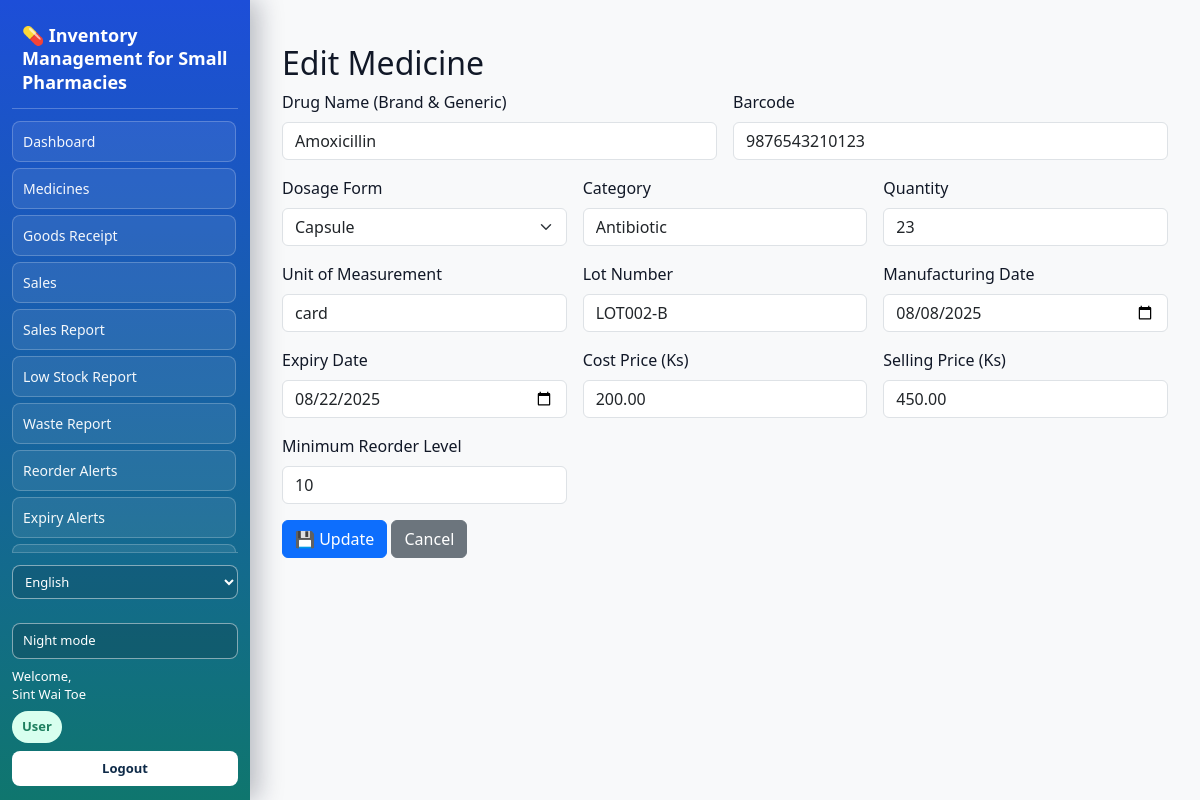
The app's page /edit.php?id=2 (signed in) with its own data.
### tables this page shows
CREATE TABLE `medicines` (
  `id` int(11) NOT NULL,
  `name` varchar(255) NOT NULL,
  `barcode` varchar(50) DEFAULT NULL,
  `dosage_form` varchar(50) DEFAULT NULL,
  `category` varchar(100) DEFAULT NULL,
  `quantity` int(11) DEFAULT 0,
  `unit` varchar(50) DEFAULT NULL,
  `lot_number` varchar(100) DEFAULT NULL,
  `mfg_date` date DEFAULT NULL,
  `exp_date` date DEFAULT NULL,
  `cost_price` decimal(10,2) DEFAULT NULL,
  `sell_price` decimal(10,2) DEFAULT NULL,
  `reorder_level` int(11) DEFAULT NULL
);

### edit.php (the view, shortened to what this page needs)
<?php
require_once 'config/db.php';
$id = isset($_GET['id']) ? intval($_GET['id']) : 0;
try {
    $stmt = $pdo->prepare("SELECT * FROM medicines WHERE id = ?");
    $stmt->execute([$id]);
    $medicine = $stmt->fetch(PDO::FETCH_ASSOC);
} catch (PDOException $e) {
    die("Database error: " . $e->getMessage());
}
include 'navbar.php';
?>
<!DOCTYPE html>
<html lang="en">
<head>
    <link href="https://cdn.jsdelivr.net/npm/bootstrap@5.3.0/dist/css/bootstrap.min.css" rel="stylesheet" />
</head>
<body class="bg-light">
<div class="container mt-4">
    <h2>Edit Medicine</h2>
    <form method="post" class="row g-3">
        <div class="col-md-6">
            <label class="form-label">Drug Name (Brand & Generic)</label>
            <input type="text" name="name" required class="form-control" value="<?= htmlspecialchars($medicine['name']) ?>" />
        </div>
        <div class="col-md-6">
            <label class="form-label">Barcode</label>
            <input type="text" name="barcode" required class="form-control" value="<?= htmlspecialchars($medicine['barcode']) ?>" />
        </div>
        <div class="col-md-4">
            <label class="form-label">Dosage Form</label>
            <select name="dosage_form" class="form-select" required>
                <?php
                $dosage_options = ['Tablet', 'Capsule', 'Syrup', 'Injection', 'Ointment'];
                foreach ($dosage_options as $option) {
                    $selected = ($medicine['dosage_form'] === $option) ? 'selected' : '';
                    echo "<option value=\"" . htmlspecialchars($option) . "\" $selected>" . htmlspecialchars($option) . "</option>";
                }
                ?>
            </select>
        </div>
        <div class="col-md-4">
            <label class="form-label">Category</label>
            <input type="text" name="category" required class="form-control" value="<?= htmlspecialchars($medicine['category']) ?>" />
        </div>
        <div class="col-md-4">
            <label class="form-label">Quantity</label>
            <input type="number" name="quantity" required class="form-control" min="0" value="<?= (int)$medicine['quantity'] ?>" />
        </div>
        <div class="col-md-4">
            <label class="form-label">Unit of Measurement</label>
            <input type="text" name="unit" required class="form-control" value="<?= htmlspecialchars($medicine['unit']) ?>" />
        </div>
        <div class="col-md-4">
            <label class="form-label">Lot Number</label>
            <input type="text" name="lot_number" required class="form-control" value="<?= htmlspecialchars($medicine['lot_number']) ?>" />
        </div>
        <div class="col-md-4">
            <label class="form-label">Manufacturing Date</label>
            <input type="date" name="mfg_date" required class="form-control" value="<?= htmlspecialchars($medicine['mfg_date']) ?>" />
        </div>
        <div class="col-md-4">
            <label class="form-label">Expiry Date</label>
            <input type="date" name="exp_date" required class="form-control" value="<?= htmlspecialchars($medicine['exp_date']) ?>" />
        </div>
        <div class="col-md-4">
            <label class="form-label">Cost Price (Ks)</label>
            <input type="number" step="0.01" name="cost_price" required class="form-control" min="0" value="<?= htmlspecialchars($medicine['cost_price']) ?>" />
        </div>
        <div class="col-md-4">
            <label class="form-label">Selling Price (Ks)</label>
            <input type="number" step="0.01" name="sell_price" required class="form-control" min="0" value="<?= htmlspecialchars($medicine['sell_price']) ?>" />
        </div>
        <div class="col-md-4">
            <label class="form-label">Minimum Reorder Level</label>
            <input type="number" name="reorder_level" required class="form-control" min="0" value="<?= (int)$medicine['reorder_level'] ?>" />
        </div>
        <div class="col-12">
            <button type="submit" class="btn btn-primary">💾 Update</button>
            <a href="medicine_list.php" class="btn btn-secondary">Cancel</a>
        </div>
    </form>
</div>
</body>
</html>

### navbar.php (style rules this page uses)
:root { --trust-blue: #2563eb; --health-green: #12b981; --warning-amber: #f59e0b; --danger-red: #ef4444; --vivid-cyan: #06b6d4; --light-gray: #eef3f8; --dark-charcoal: #111827; --border-gray: #cfd9e4; --page-bg: #eef3f8; --page-text: #111827; --muted-text: #5b6a79; --sidebar-grad-a: #1d4ed8; --sidebar-grad-b: #0f766e; --glass-border: rgba(255, 255, 255, 0.22); --link-bg: rgba(255, 255, 255, 0.08); --link-hover-bg: rgba(255, 255, 255, 0.2); --link-text: rgba(255, 255, 255, 0.95); --role-chip-admin-bg: #ffffff; --role-chip-admin-color: #16499b; --role-chip-user-bg: #d8ffef; --role-chip-user-color: #1e7f5f; --logout-btn-bg: #ffffff; --logout-btn-color: #0e2a48; --logout-btn-hover-bg: #dbeafe; --card-bg: #ffffff; --card-border: #cfd9e4; --card-shadow: 0 8px 14px rgba(31, 41, 51, 0.08); --input-bg: #ffffff; --input-border: #cfd9e4; --input-text: #111827; }
body { padding-left: 270px !important; padding-top: 20px !important; padding-right: 20px !important; padding-bottom: 20px !important; background: var(--page-bg) !important; color: var(--page-text) !important; transition: background-color .2s ease, color .2s ease !important; min-height: 100vh; box-sizing: border-box; }

### records on screen
medicines: name "Amoxicillin", barcode "9876543210123", category "Antibiotic", quantity "23", unit "card", lot_number "LOT002-B", mfg_date "08/08/2025", exp_date "08/22/2025", cost_price "200.00", sell_price "450.00", reorder_level "10"

### other values on screen
$langData['title'] "💊 Inventory Management for Small Pharmacies"
$langData['medicine_list'] "Medicines"
$langData['goods_receipt'] "Goods Receipt"
$langData['sales'] "Sales"
$langData['nav_sales_report'] "Sales Report"
$langData['nav_low_stock_report'] "Low Stock Report"
$langData['nav_waste_report'] "Waste Report"
$langData['nav_reorder_alerts'] "Reorder Alerts"
$langData['nav_expiry_alerts'] "Expiry Alerts"
$langData['welcome'] "Welcome,"
$username "Sint Wai Toe"
$roleLabel "User"
$langData['logout'] "Logout"
form field dosage_form "Capsule"
